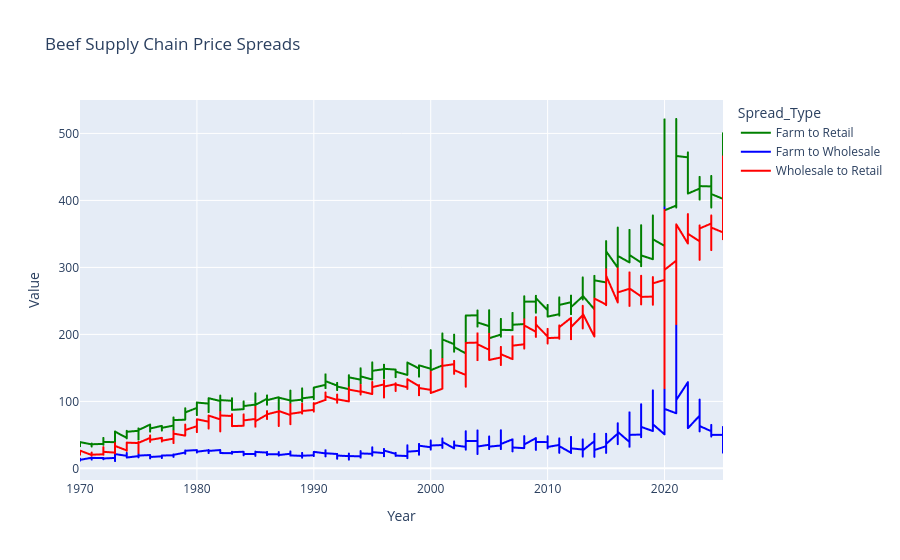

The code cell stored with this chart in its notebook:
### Code cell
beef_spreads = spread_df[spread_df['Meat_Type'] == 'Beef']
fig = px.line(
    beef_spreads,
    x='Year',
    y='Value',
    color='Spread_Type',
    title='Beef Supply Chain Price Spreads',
    color_discrete_map={
        'Farm to Retail': 'green',
        'Wholesale to Retail': 'red',
        'Farm to Wholesale': 'blue'
    }
)
fig.show()

### Figure 1 — Plotly figure (JSON) as saved in the notebook; plotly's stock layout.template omitted (floating-point values rounded to 4 significant figures; data arrays with more than 128 entries replaced by an {"elided": "..."} marker saying what was removed)
{"data": [{"hovertemplate": "Spread_Type=Farm to Retail<br>Year=%{x}<br>Value=%{y}<extra></extra>", "legendgroup": "Farm to Retail", "line": {"color": "green", "dash": "solid"}, "marker": {"symbol": "circle"}, "mode": "lines", "name": "Farm to Retail", "showlegend": true, "type": "scattergl", "x": {"elided": "672 int values"}, "xaxis": "x", "y": {"elided": "672 float values"}, "yaxis": "y"}, {"hovertemplate": "Spread_Type=Farm to Wholesale<br>Year=%{x}<br>Value=%{y}<extra></extra>", "legendgroup": "Farm to Wholesale", "line": {"color": "blue", "dash": "solid"}, "marker": {"symbol": "circle"}, "mode": "lines", "name": "Farm to Wholesale", "showlegend": true, "type": "scattergl", "x": {"elided": "672 int values"}, "xaxis": "x", "y": {"elided": "672 float values"}, "yaxis": "y"}, {"hovertemplate": "Spread_Type=Wholesale to Retail<br>Year=%{x}<br>Value=%{y}<extra></extra>", "legendgroup": "Wholesale to Retail", "line": {"color": "red", "dash": "solid"}, "marker": {"symbol": "circle"}, "mode": "lines", "name": "Wholesale to Retail", "showlegend": true, "type": "scattergl", "x": {"elided": "672 int values"}, "xaxis": "x", "y": {"elided": "672 float values"}, "yaxis": "y"}], "layout": {"legend": {"title": {"text": "Spread_Type"}, "tracegroupgap": 0}, "title": {"text": "Beef Supply Chain Price Spreads"}, "xaxis": {"anchor": "y", "domain": [0, 1], "title": {"text": "Year"}}, "yaxis": {"anchor": "x", "domain": [0, 1], "title": {"text": "Value"}}}}
